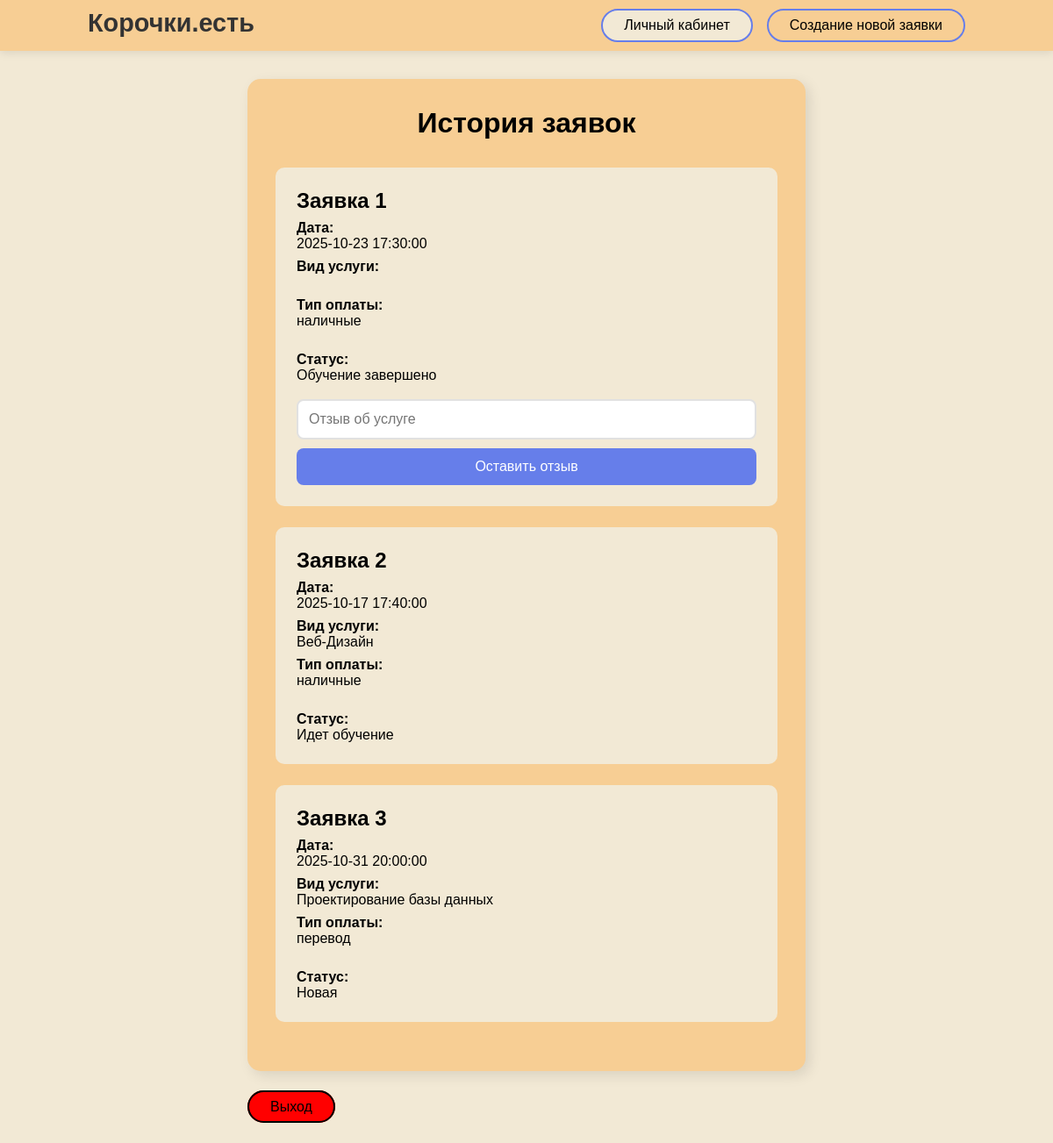
The app's page /history.php (signed in) with its own data.
### tables this page shows
CREATE TABLE `request` (
  `id` int(255) NOT NULL,
  `user_id` int(255) NOT NULL,
  `date` datetime NOT NULL,
  `status` varchar(50) DEFAULT 'Новая',
  `curses` varchar(255) NOT NULL,
  `payment` text NOT NULL,
  `review` text
);

### history.php (the view, shortened to what this page needs)
<?php
include('db.php');
$query = $con->query("SELECT * FROM request WHERE user_id='{$_SESSION['user_id']}'");
if(!$query) die('query error: ' . $con->error); ?>
<link rel = 'stylesheet' href = 'styles/style.css'>
<html>
    <head><title>Личный кабинет</title></head>
    <body>
    <div class = "header">
        <div class = "nav">
            <a href = "index.php" class = "logo">Корочки.есть</a>
                <div class = "nav-buttons">
                    <a href = "history.php" class = "btn-active">Личный кабинет</a>
                    <a href = "create.php" class = "btn-create">Создание новой заявки</a>
                </div>
        </div>
    </div>
    <div class = "container">
        <div class = "booking-card">
            <div class = "booking-header">
                <h1>История заявок</h1>
            </div>
            <?php
                $i = 0;
                while($request = $query->fetch_assoc()) {
                    $i++;
                    echo "
                    <div class = 'request-card'>
                    <h2>Заявка $i</h2>
                    <b>Дата: </b>{$request['date']}<br>
                    <b>Вид услуги: </b>{$request['curses']}<br>
                    <b>Тип оплаты: </b>{$request['payment']}<br><br>
                    <b>Статус: </b>{$request['status']}<br>";
                    if($request['status'] === 'Обучение завершено')
                    {
                        echo"<br>
                        <form action='' method='POST'>
                        <input name = 'review' placeholder = 'Отзыв об услуге' value = '{$request['review']}'</br>
                        <button class = 'btn-sub'>Оставить отзыв</button>
                        </form>";
                    }
                    echo "</div>";
                }?>
        </div>
    <?php
        echo '
        <a href = "?index=1" name = "index" class = "btn-exit">Выход</a>';
    ?>
    </div>
    </body>
</html>

### koroknet/styles/style.css (style rules this page uses)
* { margin: 0; font-family: Arial, sans-serif; padding: 0; box-sizing: border-box; }
body { background: #f2e9d5; min-height: 100vh; display: flex; flex-direction: column; }
.header { background: #f7ce94; padding: 10px 20px; box-shadow: 0 2px 10px rgba(0, 0, 0, 0.1); }
.nav { max-width: 1000px; margin: auto; display: flex; justify-content: space-between; }
.logo { font-size: 1.8rem; font-weight: bold; color: #333; text-decoration: none; }
.nav-buttons { display: flex; gap: 1rem; }
.btn-sub { padding: 0.75rem; background: #667eea; color: white; border: none; border-radius: 8px; font-size: 1rem; cursor: pointer; transition: background 0.3s ease; width: 100%; margin-top: 10px; }
.btn-login, .btn-register, .btn-index, .btn-admin, .btn-create, .btn-lk, .btn-active, .btn-exit { border: 2px solid #667eea; color: black; padding: 0.5rem 1.5rem; border-radius: 25px; text-decoration: none; transition: all 0.3s ease; }
.btn-active { background: #f2e9d5; }
.btn-exit { background: red; border: 2px solid black; }
.container { width: 700px; margin: 0 auto; padding: 2rem; }
.admin-card, .booking-card { background: #f7ce94; border-radius: 15px; box-shadow: 5px 5px 15px rgba(0,0,0,0.1); padding: 2rem; margin-bottom: 2rem; }
.admin-header, .booking-header { text-align: center; margin-bottom: 2rem; }
.admin-header h1, .booking-header h1 { margin-bottom: 0.5rem; }
.request-card { background: #f2e9d5; border-radius: 10px; padding: 1.5rem; margin-bottom: 1.5rem; }
label, b { display: block; margin-top: 0.5rem; }
input, select { width: 100%; padding: 0.75rem; border: 2px solid #e1e1e1; border-radius: 8px; font-size: 1rem; transition: border-color 0.3s ease; }

### records on screen
request: date "2025-10-23 17:30:00", payment "наличные", status "Обучение завершено"
request: date "2025-10-17 17:40:00", curses "Веб-Дизайн", payment "наличные", status "Идет обучение"
request: date "2025-10-31 20:00:00", curses "Проектирование базы данных", payment "перевод", status "Новая"
